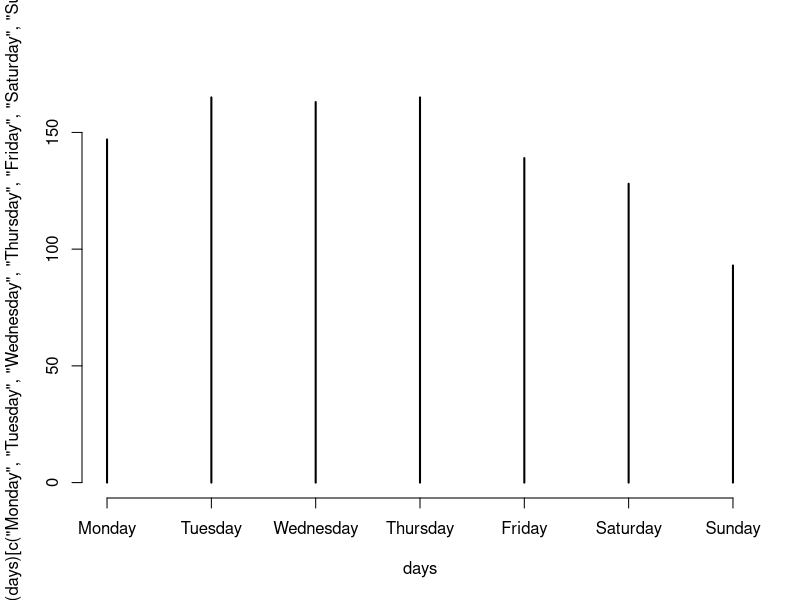
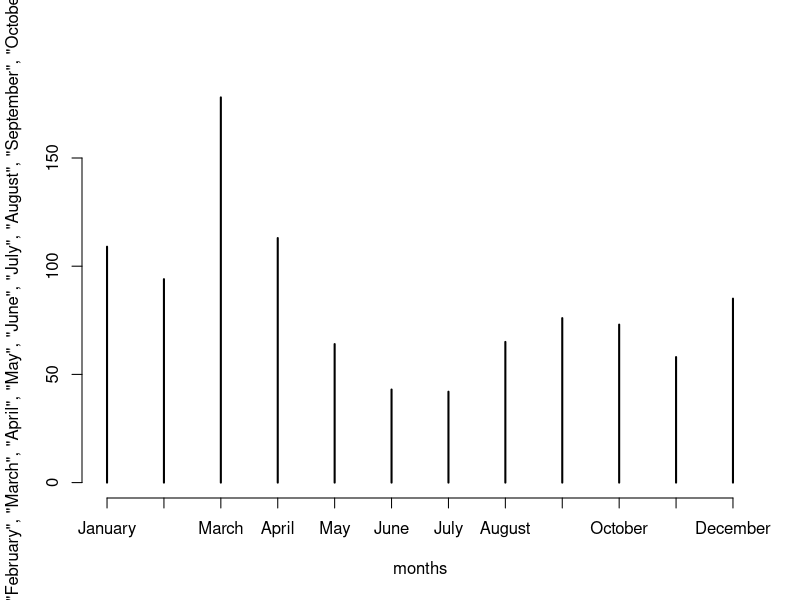
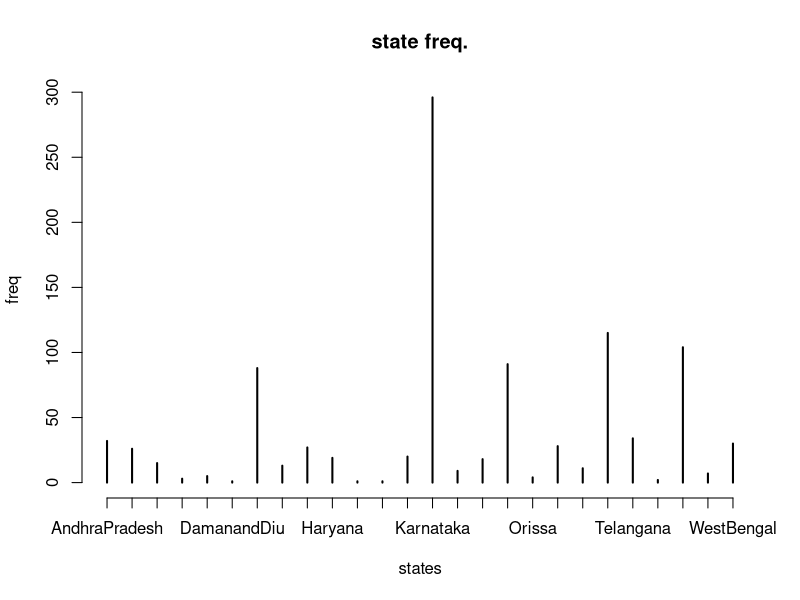

Generate these figures, in order, with R:

# read data
my_data <- read.delim("../data.txt")


days <- weekdays(as.Date(my_data$date,'%Y-%m-%d'))
months <- months(as.Date(my_data$date,'%Y-%m-%d'))


states <- c(
    "AndhraPradesh",
    "Assam",
    "Bihar",
    "Chandigarh",
    "Chhattisgarh",
    "DamanandDiu",
    "Delhi",
    "Goa",
    "Gujarat",
    "Haryana",
    "HimachalPradesh",
    "JammuandKashmir",
    "Jharkhand",
    "Karnataka",
    "Kerala",
    "MadhyaPradesh",
    "Maharashtra",
    "Orissa",
    "Punjab",
    "Rajasthan",
    "TamilNadu",
    "Telangana",
    "Tripura",
    "UttarPradesh",
    "Uttarakhand",
    "WestBengal"
)

# bar graphs - days and months
#------------------
# plot days
plot(table(days)[c("Monday", "Tuesday", "Wednesday", "Thursday", "Friday", "Saturday", "Sunday")],
     )

# plot months
plot(table(months)[c("January", "February", "March", "April", "May", "June", "July", "August", "September", "October", "November", "December")])

#plot states
plot(table(my_data$state)[states], type="h", main="state freq.", 
     xlab="states", ylab="freq")




